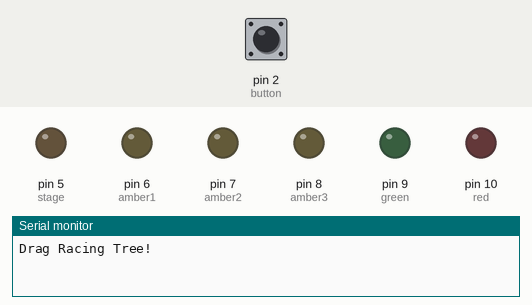
A sketch run on a simulated Arduino Uno, built with avr-gcc and run on an emulated ATmega328P. On the bench: output pins drawn as LEDs (lit = HIGH), the last lines printed to the serial monitor. Inputs (shaded band) come from the test bench; at power-on: pin 2 (button) LOW. Random numbers use the default seed unless the sketch sets one.

Above: at 1.2 s.
1.3 s: pin 2 (button) pulled HIGH for 0.15 s
At 1.9 s:
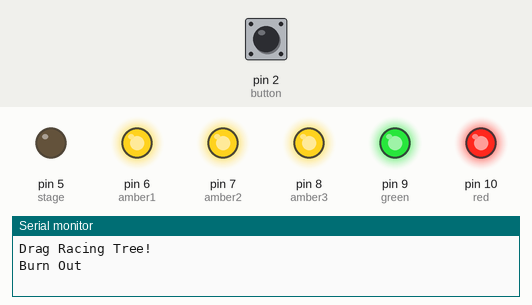
At 3.5 s:
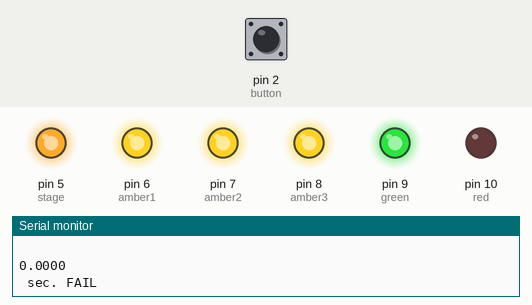
4.4 s: pin 2 (button) pulled HIGH for 1 s
At 6.3 s:
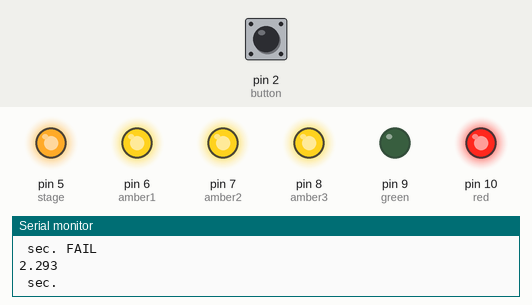
Timing chart, 0 to 7.8 s (numbered marks = the images above; inputs shaded):
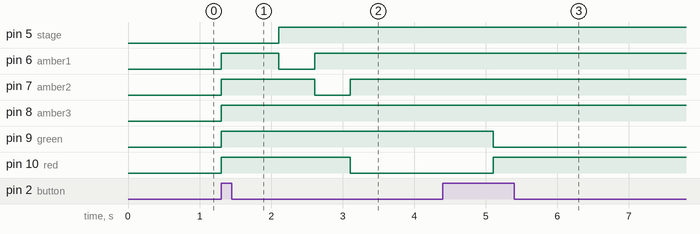

The sketch:

Tree.ino
```cpp
// ARDUINO REACTION TIMER
// include the library code:


// declare button pin
const int button = 2;

// declare varible
double reaction = 0;
unsigned long time = 0;

// declare output LED's
const int stage = 5;
const int amber1 = 6;
const int amber2 = 7;
const int amber3 = 8;
const int green = 9;
const int red = 10;

// declare fuctions
void Start();

void setup()
{
  // for a random wait before start

  // set up the lcd's number of columns and rows:
  Serial.begin(9600);
  // Print a message to the lcd.
  Serial.println("Drag Racing Tree!");
  // button pin
  pinMode(button, INPUT);
  // light pins
  pinMode(stage, OUTPUT);
  pinMode(amber1, OUTPUT);
  pinMode(amber2, OUTPUT);
  pinMode(amber3, OUTPUT);
  pinMode(green, OUTPUT);
  pinMode(red, OUTPUT);
}

void loop()
{

  if(digitalRead(button)==HIGH)
  {
    Serial.println("Burn Out");
    digitalWrite(stage, LOW);
    digitalWrite(amber1, HIGH);
    digitalWrite(amber2, HIGH);
    digitalWrite(amber3, HIGH);
    digitalWrite(green, HIGH);
    digitalWrite(red, HIGH);
  }


  if(digitalRead(button)== HIGH)
    {
      delay(random(500,2000));
      Serial.println("               ");
      Start();
    }
}

void Start()
{
  digitalWrite(stage, HIGH);
  digitalWrite(amber1, LOW);
  digitalWrite(amber2, HIGH);
  digitalWrite(amber3, HIGH);
  digitalWrite(green, HIGH);
  digitalWrite(red, HIGH);
  delay(500);
  digitalWrite(stage, HIGH);
  digitalWrite(amber1, HIGH);
  digitalWrite(amber2, LOW);
  digitalWrite(amber3, HIGH);
  digitalWrite(green, HIGH);
  digitalWrite(red, HIGH);
  delay(500);
  digitalWrite(stage, HIGH);
  digitalWrite(amber1, HIGH);
  digitalWrite(amber2, HIGH);
  digitalWrite(amber3, LOW); time = millis(); // start timing on the third amber
  digitalWrite(green, HIGH);
  digitalWrite(red, HIGH);

  // with while loop for the delay
  while( ((millis() - time)<499.9)&&(digitalRead(button) == HIGH))
  {// purposly left blank // used for an active delay
  }
  if(digitalRead(button) == LOW )
  {
    digitalWrite(stage, HIGH);
    digitalWrite(amber1, HIGH);
    digitalWrite(amber2, HIGH);
    digitalWrite(amber3, HIGH);
    digitalWrite(green, HIGH);
    digitalWrite(red, LOW);
    reaction = ((millis() - time));
    reaction = reaction * .001;
    Serial.println(reaction,4);
    Serial.println(" sec. FAIL");
    delay(2000);
  }

  if(digitalRead(button) == HIGH )
  {
    digitalWrite(stage, HIGH);
    digitalWrite(amber1, HIGH);
    digitalWrite(amber2, HIGH);
    digitalWrite(amber3, HIGH);
    digitalWrite(green, LOW);
    digitalWrite(red, HIGH);
    while(digitalRead(button) == HIGH )
    {
      if(digitalRead(button) == LOW )
      {
      reaction = ((millis() - time));
      reaction = reaction * .001;
      Serial.println(reaction,3);
      Serial.println(" sec.");
      }
     }
    delay(5000);

  }
}
```

Measured:
- after the input at 1.3 s, pin 5 (stage): LOW → HIGH after 0.81 s; pin 6 (amber1): LOW → HIGH at once, → LOW 0.81 s later, → HIGH 0.50 s later; pin 7 (amber2): LOW → HIGH at once, → LOW 1.3 s later, → HIGH 0.50 s later; pin 8 (amber3), pin 9 (green): LOW → HIGH at once; pin 10 (red): LOW → HIGH at once, → LOW 1.8 s later
- after the input at 4.4 s, pin 9 (green): HIGH → LOW after 0.71 s; pin 10 (red): LOW → HIGH after 0.71 s
